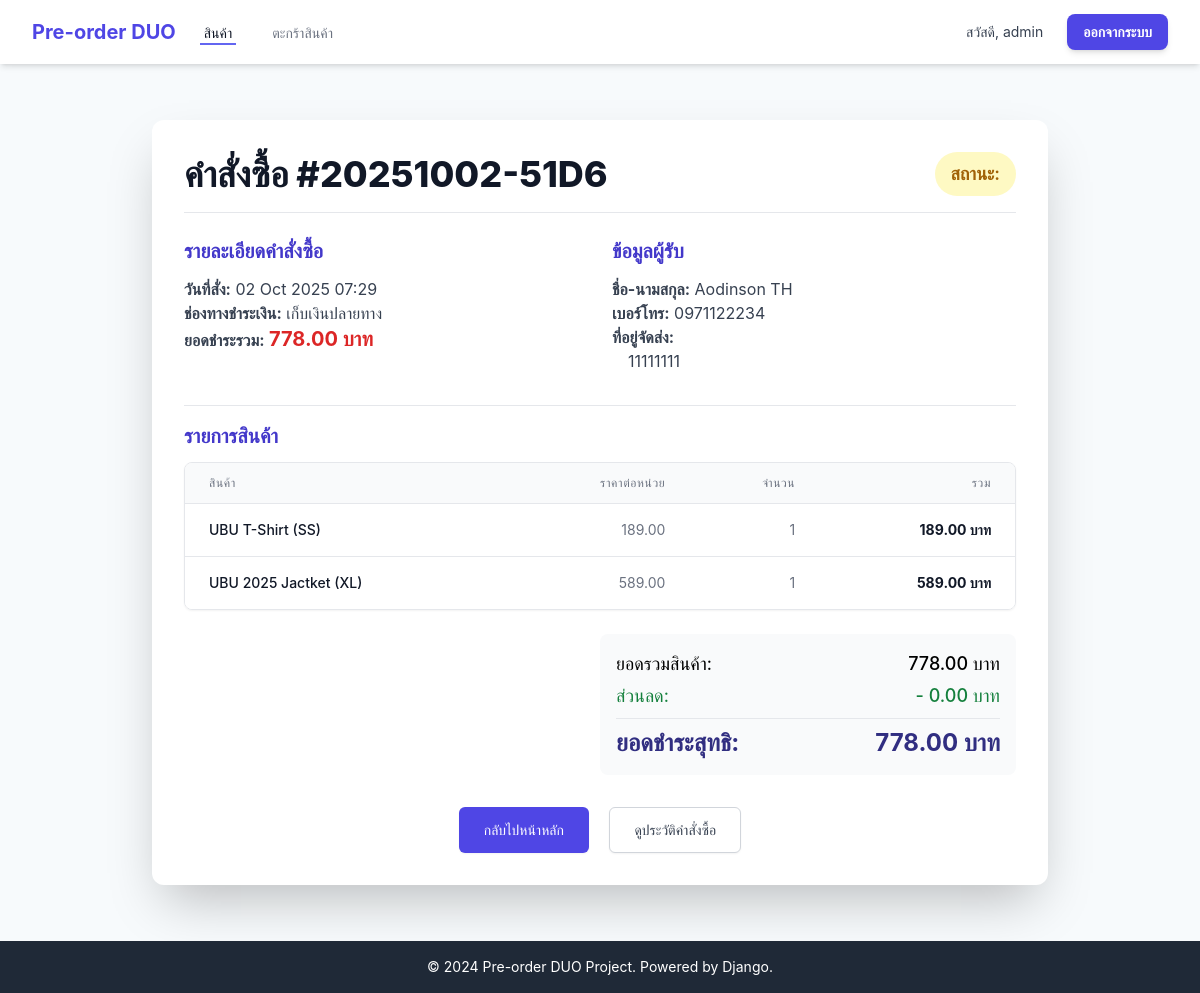
The page /orders/order/20251002-51D6/ (signed in) on the database its author committed.
### users/models.py (models this page shows, shortened)
class CustomUser(AbstractUser):
    email = models.EmailField(_('อีเมล'), unique=True)
    phone_number = models.CharField(_('เบอร์โทรศัพท์'), max_length=20, blank=True, null=True)
    shipping_address = models.TextField(_('ที่อยู่จัดส่งเริ่มต้น'), blank=True, null=True)
    date_of_birth = models.DateField(_('วันเกิด'), blank=True, null=True)
    class Meta:
        verbose_name = _('บัญชีผู้ใช้')
        verbose_name_plural = _('บัญชีผู้ใช้')

### orders/models.py (models this page shows, shortened)
class Order(models.Model):
    order_number = models.CharField(max_length=20, unique=True, verbose_name=_("หมายเลขคำสั่งซื้อ"))
    user = models.ForeignKey(settings.AUTH_USER_MODEL, on_delete=models.SET_NULL, null=True, blank=True, verbose_name=_("ผู้สั่งซื้อ"))
    status = models.CharField(max_length=10, choices=OrderStatus.choices, default=OrderStatus.PENDING, verbose_name=_("สถานะคำสั่งซื้อ"))
    total_amount = models.DecimalField(
        max_digits=10,
        decimal_places=2,
        null=True,
        blank=True,
        verbose_name=_("ยอดรวมสินค้า (ก่อนส่วนลด)")
    )
    discount_amount = models.DecimalField(max_digits=10, decimal_places=2, default=0.00, verbose_name=_("มูลค่าส่วนลด"))
    grand_total = models.DecimalField(
        max_digits=10,
        decimal_places=2,
        null=True,         # อนุญาตให้เป็น NULL ในฐานข้อมูล
        blank=True,        # อนุญาตให้ว่างในฟอร์ม Django
        verbose_name=_("ยอดชำระสุทธิ")
    )
    full_name = models.CharField(max_length=255, verbose_name=_("ชื่อ-นามสกุล ผู้รับ"))
    email = models.EmailField(max_length=255, verbose_name=_("อีเมลติดต่อ"))
    phone_number = models.CharField(max_length=20, verbose_name=_("เบอร์โทรศัพท์"))
    shipping_address = models.TextField(verbose_name=_("ที่อยู่จัดส่ง"))
    payment_method = models.CharField(max_length=10, choices=PaymentMethod.choices, default=PaymentMethod.BANK, verbose_name=_("ช่องทางการชำระเงิน"))
    payment_slip = models.FileField(
        upload_to='payment_slips/%Y/%m/%d/',
        null=True,
        blank=True,
        verbose_name='สลิปหลักฐานการโอนเงิน'
    )
    created_at = models.DateTimeField(auto_now_add=True)
    updated_at = models.DateTimeField(auto_now=True)
    class Meta:
        verbose_name = _("คำสั่งซื้อ")
        verbose_name_plural = _("คำสั่งซื้อ")
        ordering = ['-created_at']

class OrderItem(models.Model):
    order = models.ForeignKey(Order, on_delete=models.CASCADE, related_name='items', verbose_name=_("คำสั่งซื้อ"))
    product = models.ForeignKey(f'{PRODUCT_APP_NAME}.Product', on_delete=models.SET_NULL, null=True, verbose_name=_("สินค้าหลัก"))
    product_name = models.CharField(max_length=255, verbose_name=_("ชื่อสินค้า"))
    variant_size = models.CharField(max_length=100, verbose_name=_("ตัวเลือก/ขนาด"))
    quantity = models.PositiveIntegerField(verbose_name=_("จำนวน"))
    unit_price = models.DecimalField(max_digits=10, decimal_places=2, verbose_name=_("ราคาต่อหน่วย"))
    class Meta:
        verbose_name = _("รายการสินค้าในคำสั่งซื้อ")
        verbose_name_plural = _("รายการสินค้าในคำสั่งซื้อ")
    @property
    def subtotal(self):
        return self.quantity * self.unit_price

### orders/views.py (the view)
# urls.py: path('order/<str:order_number>/', views.OrderDetailView.as_view(), name='order_detail'),
class OrderDetailView(View):
    template_name = 'orders/order_detail.html'
    def get(self, request, order_number):
        order = get_object_or_404(Order, order_number=order_number)
        is_owner = order.user is not None and order.user == request.user
        is_staff = request.user.is_staff
        if not (is_owner or is_staff):
            messages.error(request, "คุณไม่มีสิทธิ์เข้าถึงคำสั่งซื้อนี้")
            return redirect('products:product_list')
        context = {'order': order}
        return render(request, self.template_name, context)

### orders/templates/orders/order_detail.html (shortened to what this page needs)
{% extends "base.html" %}
{% load static %}
{% block content %}
<div class="max-w-4xl mx-auto py-8">
    <div class="bg-white p-8 rounded-xl shadow-2xl">
        <div class="flex justify-between items-center mb-6 border-b pb-4">
            <h1 class="text-4xl font-extrabold text-gray-900">คำสั่งซื้อ #{{ order.order_number }}</h1>
            <span class="text-lg font-semibold px-4 py-2 rounded-full
                {% if order.status.name == 'สำเร็จ' %}bg-green-100 text-green-700{% elif order.status.name == 'ยกเลิก' %}bg-red-100 text-red-700{% else %}bg-yellow-100 text-yellow-700{% endif %}">
                สถานะ: {{ order.status.name }}
            </span>
        </div>
        <div class="grid grid-cols-1 md:grid-cols-2 gap-6 mb-8">
            <div>
                <h2 class="text-xl font-semibold text-indigo-700 mb-3">รายละเอียดคำสั่งซื้อ</h2>
                <p class="text-gray-700"><strong>วันที่สั่ง:</strong> {{ order.created_at|date:"d M Y H:i" }}</p>
                <p class="text-gray-700"><strong>ช่องทางชำระเงิน:</strong> {{ order.get_payment_method_display }}</p>
                <p class="text-gray-700"><strong>ยอดชำระรวม:</strong> <span class="text-xl font-bold text-red-600">{{ order.grand_total|floatformat:2 }} บาท</span></p>
            </div>
            <div>
                <h2 class="text-xl font-semibold text-indigo-700 mb-3">ข้อมูลผู้รับ</h2>
                <p class="text-gray-700"><strong>ชื่อ-นามสกุล:</strong> {{ order.full_name }}</p>
                <p class="text-gray-700"><strong>เบอร์โทร:</strong> {{ order.phone_number }}</p>
                <p class="text-gray-700"><strong>ที่อยู่จัดส่ง:</strong></p>
                <p class="text-gray-700 ml-4 whitespace-pre-line">{{ order.shipping_address }}</p>
            </div>
        </div>
        <h2 class="text-xl font-semibold text-indigo-700 mb-3 border-t pt-4">รายการสินค้า</h2>
        <div class="overflow-x-auto mb-6 border rounded-lg shadow-sm">
            <table class="min-w-full divide-y divide-gray-200">
                <thead class="bg-gray-50">
                    <tr>
                        <th class="px-6 py-3 text-left text-xs font-medium text-gray-500 uppercase tracking-wider">สินค้า</th>
                        <th class="px-6 py-3 text-right text-xs font-medium text-gray-500 uppercase tracking-wider">ราคาต่อหน่วย</th>
                        <th class="px-6 py-3 text-right text-xs font-medium text-gray-500 uppercase tracking-wider">จำนวน</th>
                        <th class="px-6 py-3 text-right text-xs font-medium text-gray-500 uppercase tracking-wider">รวม</th>
                    </tr>
                </thead>
                <tbody class="bg-white divide-y divide-gray-200">
                    {% for item in order.items.all %}
                    <tr>
                        <td class="px-6 py-4 whitespace-nowrap text-sm font-medium text-gray-900">
                            {{ item.product_name }} ({{ item.variant_size }})
                        </td>
                        <td class="px-6 py-4 whitespace-nowrap text-sm text-gray-500 text-right">
                            {{ item.unit_price|floatformat:2 }}
                        </td>
                        <td class="px-6 py-4 whitespace-nowrap text-sm text-gray-500 text-right">
                            {{ item.quantity }}
                        </td>
                        <td class="px-6 py-4 whitespace-nowrap text-sm font-bold text-gray-900 text-right">
                            {{ item.subtotal|floatformat:2 }} บาท
                        </td>
                    </tr>
                    {% endfor %}
                </tbody>
            </table>
        </div>
        <div class="flex justify-end">
            <div class="w-full md:w-1/2 p-4 bg-gray-50 rounded-lg">
                <div class="flex justify-between text-lg mb-1">
                    <span>ยอดรวมสินค้า:</span>
                    <span class="font-medium">{{ order.total_amount|floatformat:2 }} บาท</span>
                </div>
                <div class="flex justify-between text-lg text-green-700 border-b pb-2 mb-2">
                    <span>ส่วนลด:</span>
                    <span class="font-medium">- {{ order.discount_amount|floatformat:2 }} บาท</span>
                </div>
                <div class="flex justify-between text-2xl font-bold text-indigo-900">
                    <span>ยอดชำระสุทธิ:</span>
                    <span>{{ order.grand_total|floatformat:2 }} บาท</span>
                </div>
            </div>
        </div>
        <div class="mt-8 text-center">
            <a href="{% url 'products:product_list' %}" class="inline-flex items-center px-6 py-3 border border-transparent text-sm font-medium rounded-md shadow-sm text-white bg-indigo-600 hover:bg-indigo-700 transition">
                กลับไปหน้าหลัก
            </a>
            {% if user.is_authenticated and user == order.user %}
                <a href="{% url 'users:profile' %}" class="ml-4 inline-flex items-center px-6 py-3 border border-gray-300 text-sm font-medium rounded-md shadow-sm text-gray-700 bg-white hover:bg-gray-50 transition">
                    ดูประวัติคำสั่งซื้อ
                </a>
            {% endif %}
        </div>
    </div>
</div>
{% endblock %}

### templates/base.html (shortened to what this page needs)
<!DOCTYPE html>
<html lang="th" x-data="{ mobileMenuOpen: false, showMessage: true }">
<head>
    <script src="https://cdn.tailwindcss.com"></script>
</head>
<body class="min-h-screen flex flex-col">
    <nav class="bg-white shadow-md fixed w-full z-50 top-0">
        <div class="max-w-7xl mx-auto px-4 sm:px-6 lg:px-8">
            <div class="flex justify-between h-16">
                <div class="flex items-center">
                    <a href="{% url 'products:product_list' %}"
                       class="flex-shrink-0 text-lg sm:text-xl font-bold text-indigo-600">
                        Pre-order DUO
                    </a>
                    <div class="hidden sm:ml-6 sm:flex sm:space-x-8">
                        <a href="{% url 'products:product_list' %}"
                           class="border-indigo-500 text-gray-900 inline-flex items-center px-1 pt-1 border-b-2 text-sm font-medium">
                            สินค้า
                        </a>
                        <a href="{% url 'orders:cart' %}"
                           class="border-transparent text-gray-500 hover:border-gray-300 hover:text-gray-700 inline-flex items-center px-1 pt-1 border-b-2 text-sm font-medium">
                            ตะกร้าสินค้า
                        </a>
                    </div>
                </div>
                <div class="hidden sm:flex items-center space-x-4">
                    {% if user.is_authenticated %}
                        <a href="{% url 'users:profile' %}"
                           class="text-gray-700 hover:text-indigo-600 px-2 py-1 text-sm">
                            สวัสดี, {{ user.username }}
                        </a>
                        <form method="post" action="{% url 'account_logout' %}" class="inline-block">
                            <button type="submit"
                                    class="bg-indigo-600 hover:bg-indigo-700 text-white font-semibold py-2 px-4 rounded-lg shadow-md transition duration-150 ease-in-out transform hover:scale-105 text-sm">
                                ออกจากระบบ
                            </button>
                        </form>
                    {% endif %}
                </div>
            </div>
        </div>
    </nav>
    <main class="flex-grow max-w-7xl mx-auto py-6 px-4 sm:px-6 lg:px-8 w-full">
        {% block content %}{% endblock %}
    </main>
    <footer class="bg-gray-800 text-white mt-auto">
        <div class="max-w-7xl mx-auto py-4 px-4 sm:px-6 lg:px-8 text-center text-xs sm:text-sm">
            &copy; 2024 Pre-order DUO Project. Powered by Django.
        </div>
    </footer>
</body>
</html>

### templates/base.html (style rules this page uses)
body { font-family: 'Inter', sans-serif; background-color: #f7fafc; }

### rows shown on the page
CustomUser: username "admin"
Order: order_number "20251002-51D6", created_at "02 Oct 2025 07:29", payment_method "เก็บเงินปลายทาง", grand_total "778.00", full_name "Aodinson TH", phone_number "0971122234", shipping_address "11111111", total_amount "778.00", discount_amount "0.00"
OrderItem: product_name "UBU T-Shirt", variant_size "SS", unit_price "189.00", quantity "1", subtotal "189.00"
OrderItem: product_name "UBU 2025 Jactket", variant_size "XL", unit_price "589.00", quantity "1", subtotal "589.00"
